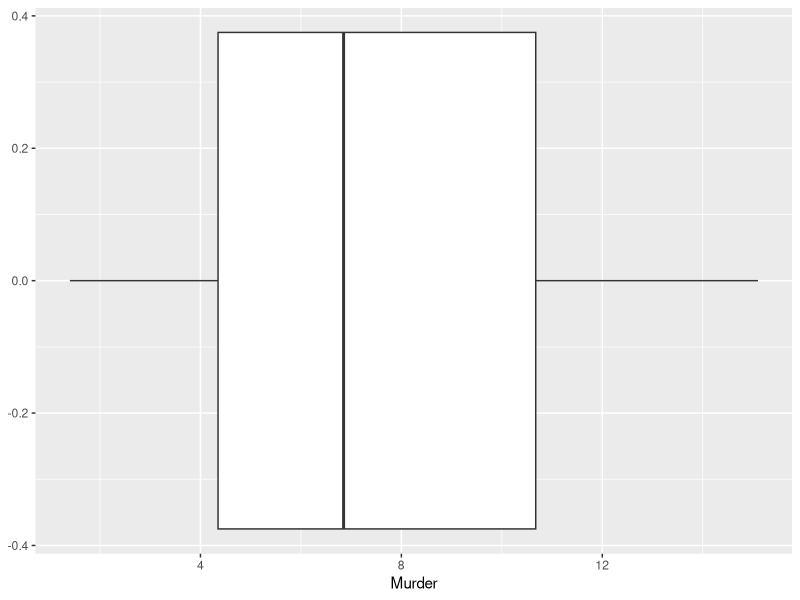

Reproduce this figure in R.
#Hypothesis testin g
library(tidyverse)
state = as_tibble(state.x77)
summary(state)
ggplot(state, aes(x = Murder))+
  geom_boxplot()
